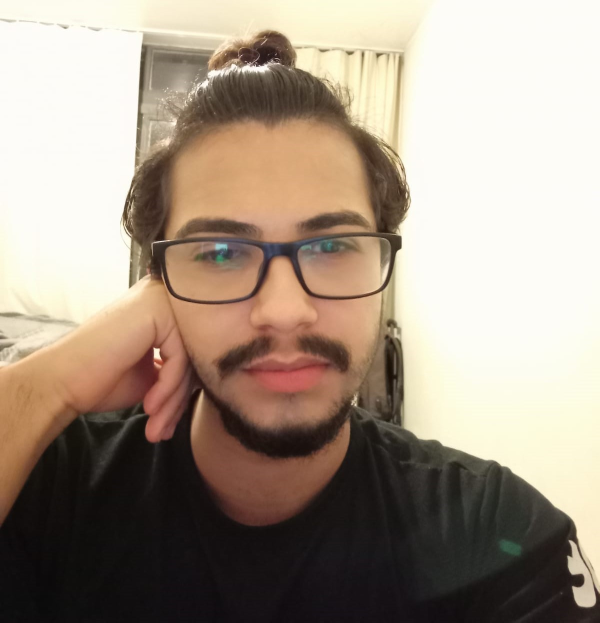
#> input picture remover_fundo.jpeg, 1199 x 1245 px (shown at 1/2 size)
$ python Aula12.py
#> lines starting #> are read from the running program, lines starting #| are printed output that depends on the picture
import numpy as np
import cv2
from matplotlib import pyplot as plt

img = cv2.imread('remover_fundo.jpeg')
#> img is the input picture: shape (1245, 1199, 3); mean B, G, R 134.2, 149, 163.6
mask = np.zeros(img.shape[:2],np.uint8)

bgdModel = np.zeros((1,65),np.float64)
fgdModel = np.zeros((1,65),np.float64)

rect = (100,100,800,800)
cv2.grabCut(img,mask,rect,bgdModel,fgdModel,5,cv2.GC_INIT_WITH_RECT)
mask2 = np.where((mask==2)|(mask==0),0,1).astype('uint8')
img = img*mask2[:,:,np.newaxis]
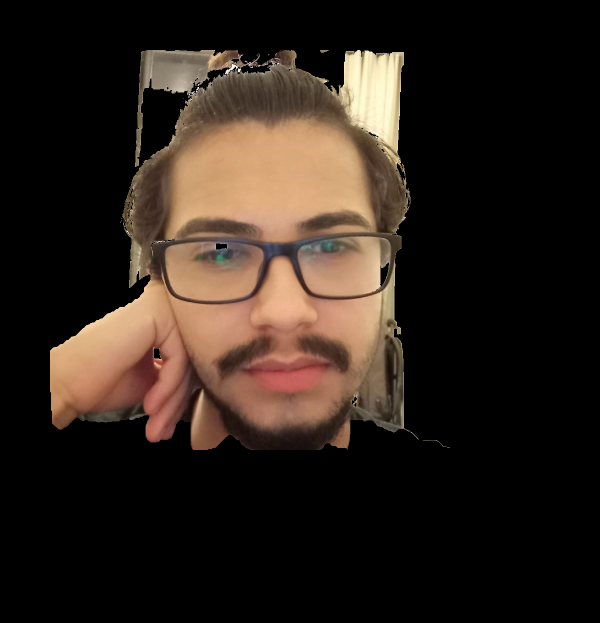
#> img: shape (1245, 1199, 3) (shown at 1/2 size); mean B, G, R 26.5, 34.2, 44.7

plt.imshow(img)
plt.colorbar()
plt.show()
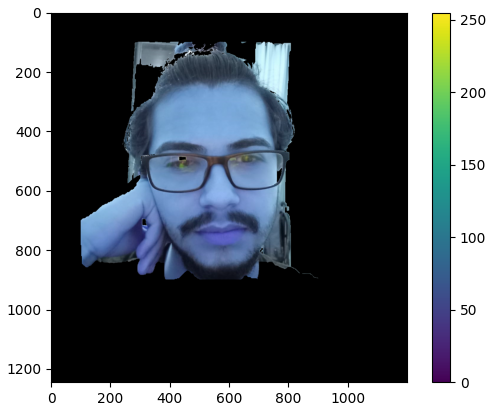
#> figure drawn by matplotlib, 2 panels; B, G, R data is drawn as R, G, B
